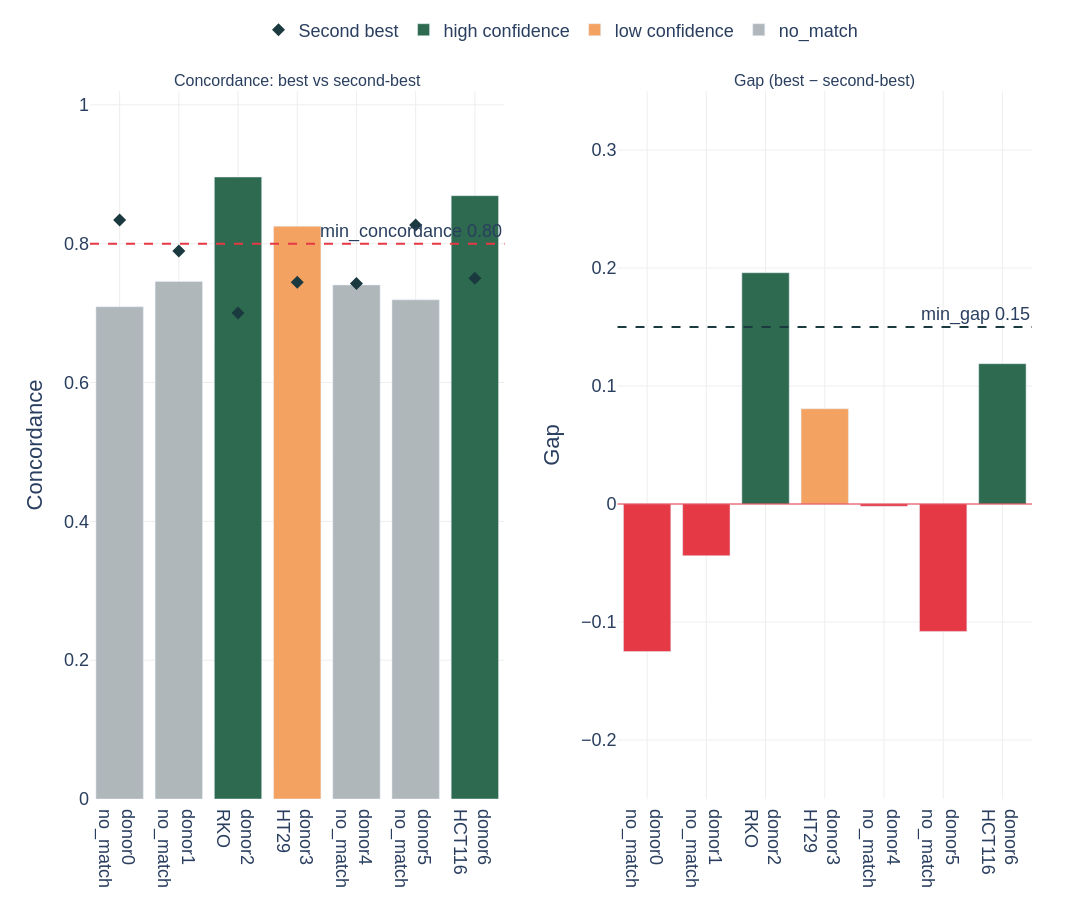

The cell this chart's notebook holds for it:
### Markdown cell above
## Figure 8 — Donor matching quality (slide 8)
**Slide message:** Concordance gap cleanly separates high-confidence matches (≥0.15 gap) from ambiguous or failed assignments, validating the Hungarian-algorithm matching thresholds.

### Code cell
dm_path = f'{DEMUX_DIR}/{UNGUIDED_RUN}/donor_matches.tsv'
if not os.path.exists(dm_path):
    print(f'{dm_path} not found — skipping Fig 8.')
else:
    dm = pd.read_csv(dm_path, sep='\t')
    dm['concordance']        = pd.to_numeric(dm['concordance'],        errors='coerce')
    dm['second_concordance'] = pd.to_numeric(dm['second_concordance'], errors='coerce')
    dm['gap']                = pd.to_numeric(dm['gap'],                errors='coerce')
    dm['display_label']      = dm['cell_line'].where(dm['cell_line'].notna() & (dm['cell_line'] != ''),
                                                      'no_match')

    # Infer thresholds from the data (not stored in file)
    high_rows = dm[dm['confidence'] == 'high']
    low_rows  = dm[dm['confidence'] == 'low']
    no_rows   = dm[dm['confidence'].isin(['no_match', 'no_data'])]

    if not high_rows.empty:
        inferred_min_c = high_rows['concordance'].min()
        inferred_min_g = high_rows['gap'].min()
    else:
        inferred_min_c, inferred_min_g = None, None

    print('=== Donor matching threshold report ===')
    print(f'Inferred min_concordance (min high confidence): {inferred_min_c:.4f}')
    print(f'Inferred min_gap         (min high confidence): {inferred_min_g:.4f}')
    print()
    print('Comparison table:')
    print(f'  config.yaml defaults:  min_concordance=0.55, min_gap=0.15')
    print(f'  match_vireo.py defaults: min_concordance=0.55, min_gap=0.15')
    print(f'  README post-backfill:  min_concordance=0.80, min_gap=0.15')
    print(f'  Run {UNGUIDED_RUN} (inferred): min_concordance≈0.80, min_gap=0.15')
    print()
    print('Conclusion: pool_ctr_v4 was run with POST-BACKFILL thresholds (0.80/0.15).')
    print('This is consistent with backfill_panel_genotypes.py having been applied.')
    print()
    display(dm[['vireo_donor','cell_line','concordance','second_concordance',
                'gap','confidence','n_positions']].round(4))

    CONF_COLORS = {'high': C['green'], 'low': C['orange'],
                   'no_match': C['grey'], 'no_data': '#CCCCCC'}
    bar_colors = [CONF_COLORS.get(str(c), C['grey']) for c in dm['confidence']]

    fig8 = make_subplots(
        rows=1, cols=2,
        subplot_titles=('Concordance: best vs second-best', 'Gap (best − second-best)'),
        horizontal_spacing=0.12,
    )

    x_pos = dm['vireo_donor'] + '<br>' + dm['display_label']

    # Best concordance bars
    fig8.add_trace(go.Bar(
        x=x_pos, y=dm['concordance'], marker_color=bar_colors,
        showlegend=False,
        hovertemplate='%{x}<br>Best concordance: %{y:.4f}<extra></extra>',
    ), row=1, col=1)
    # Second-best as markers
    fig8.add_trace(go.Scatter(
        x=x_pos, y=dm['second_concordance'], mode='markers',
        marker=dict(size=10, color=C['dark_teal'], symbol='diamond'),
        name='Second best', showlegend=True,
        hovertemplate='%{x}<br>Second: %{y:.4f}<extra></extra>',
    ), row=1, col=1)
    fig8.add_hline(y=0.80, line_dash='dash', line_color=C['red'],
                   annotation_text='min_concordance 0.80', row=1, col=1)

    # Gap bars
    gap_colors = [C['red'] if g < 0 else c
                  for g, c in zip(dm['gap'].fillna(-1), bar_colors)]
    fig8.add_trace(go.Bar(
        x=x_pos, y=dm['gap'].clip(lower=-0.2), marker_color=gap_colors,
        showlegend=False,
        hovertemplate='%{x}<br>Gap: %{y:.4f}<extra></extra>',
    ), row=1, col=2)
    fig8.add_hline(y=0.15, line_dash='dash', line_color=C['dark_teal'],
                   annotation_text='min_gap 0.15', row=1, col=2)
    fig8.add_hline(y=0, line_color=C['red'], line_width=1, row=1, col=2)

    fig8.update_yaxes(range=[0, 1.02], title_text='Concordance', row=1, col=1)
    fig8.update_yaxes(range=[-0.25, 0.35], title_text='Gap', row=1, col=2)

    # Legend for confidence colors
    for conf, color in [('high confidence', C['green']),
                        ('low confidence',  C['orange']),
                        ('no_match',        C['grey'])]:
        fig8.add_trace(go.Bar(
            x=[None], y=[None], marker_color=color, name=conf, showlegend=True,
        ), row=1, col=1)

    _style(fig8, showlegend=True)
    fig8.update_layout(
        barmode='overlay',
        legend=dict(orientation='h', yanchor='bottom', y=1.06, xanchor='center', x=0.5),
    )
    save(fig8, 'fig8_donor_matching')

### Figure 1 — Plotly figure (JSON) as saved in the notebook; plotly's stock layout.template omitted (floating-point values rounded to 4 significant figures)
{"data": [{"hovertemplate": "%{x}<br>Best concordance: %{y:.4f}<extra></extra>", "marker": {"color": ["#B0B7BB", "#B0B7BB", "#2D6A4F", "#F4A261", "#B0B7BB", "#B0B7BB", "#2D6A4F"]}, "showlegend": false, "type": "bar", "x": ["donor0<br>no_match", "donor1<br>no_match", "donor2<br>RKO", "donor3<br>HT29", "donor4<br>no_match", "donor5<br>no_match", "donor6<br>HCT116"], "xaxis": "x", "y": [0.7091, 0.7456, 0.8961, 0.8252, 0.7406, 0.7191, 0.8692], "yaxis": "y"}, {"hovertemplate": "%{x}<br>Second: %{y:.4f}<extra></extra>", "marker": {"color": "#1B3A3F", "size": 10, "symbol": "diamond"}, "mode": "markers", "name": "Second best", "showlegend": true, "type": "scatter", "x": ["donor0<br>no_match", "donor1<br>no_match", "donor2<br>RKO", "donor3<br>HT29", "donor4<br>no_match", "donor5<br>no_match", "donor6<br>HCT116"], "xaxis": "x", "y": [0.8341, 0.7894, 0.7001, 0.7445, 0.7427, 0.8271, 0.7503], "yaxis": "y"}, {"hovertemplate": "%{x}<br>Gap: %{y:.4f}<extra></extra>", "marker": {"color": ["#E63946", "#E63946", "#2D6A4F", "#F4A261", "#E63946", "#E63946", "#2D6A4F"]}, "showlegend": false, "type": "bar", "x": ["donor0<br>no_match", "donor1<br>no_match", "donor2<br>RKO", "donor3<br>HT29", "donor4<br>no_match", "donor5<br>no_match", "donor6<br>HCT116"], "xaxis": "x2", "y": [-0.1251, -0.0438, 0.196, 0.0807, -0.002, -0.108, 0.1189], "yaxis": "y2"}, {"marker": {"color": "#2D6A4F"}, "name": "high confidence", "showlegend": true, "type": "bar", "x": [null], "xaxis": "x", "y": [null], "yaxis": "y"}, {"marker": {"color": "#F4A261"}, "name": "low confidence", "showlegend": true, "type": "bar", "x": [null], "xaxis": "x", "y": [null], "yaxis": "y"}, {"marker": {"color": "#B0B7BB"}, "name": "no_match", "showlegend": true, "type": "bar", "x": [null], "xaxis": "x", "y": [null], "yaxis": "y"}], "layout": {"annotations": [{"font": {"size": 16}, "showarrow": false, "text": "Concordance: best vs second-best", "x": 0.22, "xanchor": "center", "xref": "paper", "y": 1.0, "yanchor": "bottom", "yref": "paper"}, {"font": {"size": 16}, "showarrow": false, "text": "Gap (best − second-best)", "x": 0.78, "xanchor": "center", "xref": "paper", "y": 1.0, "yanchor": "bottom", "yref": "paper"}, {"showarrow": false, "text": "min_concordance 0.80", "x": 1, "xanchor": "right", "xref": "x domain", "y": 0.8, "yanchor": "bottom", "yref": "y"}, {"showarrow": false, "text": "min_gap 0.15", "x": 1, "xanchor": "right", "xref": "x2 domain", "y": 0.15, "yanchor": "bottom", "yref": "y2"}], "barmode": "overlay", "font": {"family": "Arial, sans-serif", "size": 18}, "height": 900, "legend": {"orientation": "h", "x": 0.5, "xanchor": "center", "y": 1.06, "yanchor": "bottom"}, "margin": {"b": 90, "l": 90, "r": 60, "t": 40}, "paper_bgcolor": "white", "plot_bgcolor": "white", "shapes": [{"line": {"color": "#E63946", "dash": "dash"}, "type": "line", "x0": 0, "x1": 1, "xref": "x domain", "y0": 0.8, "y1": 0.8, "yref": "y"}, {"line": {"color": "#1B3A3F", "dash": "dash"}, "type": "line", "x0": 0, "x1": 1, "xref": "x2 domain", "y0": 0.15, "y1": 0.15, "yref": "y2"}, {"line": {"color": "#E63946", "width": 1}, "type": "line", "x0": 0, "x1": 1, "xref": "x2 domain", "y0": 0, "y1": 0, "yref": "y2"}], "showlegend": true, "width": 1600, "xaxis": {"anchor": "y", "domain": [0.0, 0.44], "gridcolor": "#EEEEEE", "gridwidth": 1, "showgrid": true, "zeroline": false}, "xaxis2": {"anchor": "y2", "domain": [0.56, 1.0], "gridcolor": "#EEEEEE", "gridwidth": 1, "showgrid": true, "zeroline": false}, "yaxis": {"anchor": "x", "domain": [0.0, 1.0], "gridcolor": "#EEEEEE", "gridwidth": 1, "range": [0, 1.02], "showgrid": true, "title": {"text": "Concordance"}, "zeroline": false}, "yaxis2": {"anchor": "x2", "domain": [0.0, 1.0], "gridcolor": "#EEEEEE", "gridwidth": 1, "range": [-0.25, 0.35], "showgrid": true, "title": {"text": "Gap"}, "zeroline": false}}}
